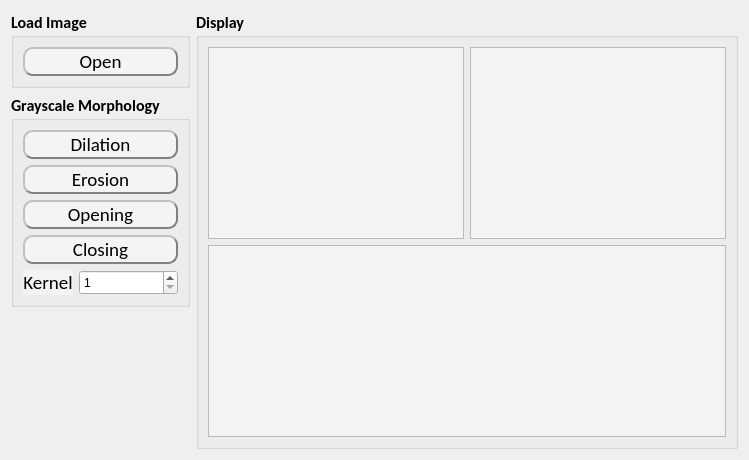
      <widget class="QWidget" name="Project_5">
       <attribute name="title">
        <string>Project 5</string>
       </attribute>
       <layout class="QHBoxLayout" name="horizontalLayout_24">
        <item>
         <layout class="QHBoxLayout" name="horizontalLayout_23" stretch="1,10">
          <item>
           <layout class="QVBoxLayout" name="verticalLayout_19" stretch="2,7,8">
            <item>
             <widget class="QGroupBox" name="LoadImageGroupBox_5">
              <property name="font">
               <font>
                <family>Calibri</family>
                <pointsize>12</pointsize>
                <weight>75</weight>
                <bold>true</bold>
               </font>
              </property>
              <property name="mouseTracking">
               <bool>false</bool>
              </property>
              <property name="styleSheet">
               <string notr="true">QFrame{
		backgroun-color: rgb(243, 243, 243);
}

QPushButton:hover{
		font-family: Calibri;
		font-size: 20px;
		font-style: bold;
		color: #1d649c;
}</string>
              </property>
              <property name="title">
               <string>Load Image</string>
              </property>
              <layout class="QVBoxLayout" name="verticalLayout_21">
               <item>
                <widget class="QPushButton" name="OpenButton_5">
                 <property name="sizePolicy">
                  <sizepolicy hsizetype="Minimum" vsizetype="Preferred">
                   <horstretch>0</horstretch>
                   <verstretch>0</verstretch>
                  </sizepolicy>
                 </property>
                 <property name="font">
                  <font>
                   <family>Calibri</family>
                   <pointsize>14</pointsize>
                   <weight>50</weight>
                   <bold>false</bold>
                  </font>
                 </property>
                 <property name="styleSheet">
                  <string notr="true">QPushButton{
		background-color: rgb(244, 244, 244);
    	border-radius: 10px;  
		border: 2px groove gray;
    	border-style: outset;
}

QPushButton:hover{
		border:2px solid #1d649c;
}</string>
                 </property>
                 <property name="text">
                  <string>Open</string>
                 </property>
                </widget>
               </item>
              </layout>
             </widget>
            </item>
            <item>
             <widget class="QGroupBox" name="GrayMorphGroupBox_5">
              <property name="sizePolicy">
               <sizepolicy hsizetype="Preferred" vsizetype="Preferred">
                <horstretch>0</horstretch>
                <verstretch>0</verstretch>
               </sizepolicy>
              </property>
              <property name="font">
               <font>
                <family>Calibri</family>
                <pointsize>12</pointsize>
                <weight>75</weight>
                <bold>true</bold>
               </font>
              </property>
              <property name="mouseTracking">
               <bool>false</bool>
              </property>
              <property name="styleSheet">
               <string notr="true">QFrame{
		background-color: rgb(243, 243, 243);
}

QPushButton:hover{
		font-family: &quot;Calibri&quot;;
		font-size: 24px;
		font-style: bold;
		color: #1d649c;
		border:1px solid #1d649c;
}</string>
              </property>
              <property name="title">
               <string>Grayscale Morphology</string>
              </property>
              <layout class="QVBoxLayout" name="verticalLayout_22" stretch="0,0,0,0,0">
               <item>
                <widget class="QPushButton" name="GrayDilationButton">
                 <property name="sizePolicy">
                  <sizepolicy hsizetype="Minimum" vsizetype="Preferred">
                   <horstretch>0</horstretch>
                   <verstretch>0</verstretch>
                  </sizepolicy>
                 </property>
                 <property name="font">
                  <font>
                   <family>Calibri</family>
                   <pointsize>14</pointsize>
                   <weight>50</weight>
                   <bold>false</bold>
                  </font>
                 </property>
                 <property name="styleSheet">
                  <string notr="true">QPushButton{
		background-color: rgb(244, 244, 244);
    	border-radius: 10px;  
		border: 2px groove gray;
    	border-style: outset;
}

QPushButton:hover{
		border:2px solid #1d649c;
}</string>
                 </property>
                 <property name="text">
                  <string>Dilation</string>
                 </property>
                </widget>
               </item>
               <item>
                <widget class="QPushButton" name="GrayErosionButton">
                 <property name="sizePolicy">
                  <sizepolicy hsizetype="Minimum" vsizetype="Preferred">
                   <horstretch>0</horstretch>
                   <verstretch>0</verstretch>
                  </sizepolicy>
                 </property>
                 <property name="font">
                  <font>
                   <family>Calibri</family>
                   <pointsize>14</pointsize>
                   <weight>50</weight>
                   <bold>false</bold>
                  </font>
                 </property>
                 <property name="styleSheet">
                  <string notr="true">QPushButton{
		background-color: rgb(244, 244, 244);
    	border-radius: 10px;  
		border: 2px groove gray;
    	border-style: outset;
}

QPushButton:hover{
		border:2px solid #1d649c;
}</string>
                 </property>
                 <property name="text">
                  <string>Erosion</string>
                 </property>
                </widget>
               </item>
               <item>
                <widget class="QPushButton" name="GrayOpeningButton">
                 <property name="sizePolicy">
                  <sizepolicy hsizetype="Minimum" vsizetype="Preferred">
                   <horstretch>0</horstretch>
                   <verstretch>0</verstretch>
                  </sizepolicy>
                 </property>
                 <property name="font">
                  <font>
                   <family>Calibri</family>
                   <pointsize>14</pointsize>
                   <weight>50</weight>
                   <bold>false</bold>
                  </font>
                 </property>
                 <property name="styleSheet">
                  <string notr="true">QPushButton{
		background-color: rgb(244, 244, 244);
    	border-radius: 10px;  
		border: 2px groove gray;
    	border-style: outset;
}

QPushButton:hover{
		border:2px solid #1d649c;
}</string>
                 </property>
                 <property name="text">
                  <string>Opening</string>
                 </property>
                </widget>
               </item>
               <item>
                <widget class="QPushButton" name="GrayClosingButton">
                 <property name="sizePolicy">
                  <sizepolicy hsizetype="Minimum" vsizetype="Preferred">
                   <horstretch>0</horstretch>
                   <verstretch>0</verstretch>
                  </sizepolicy>
                 </property>
                 <property name="font">
                  <font>
                   <family>Calibri</family>
                   <pointsize>14</pointsize>
                   <weight>50</weight>
                   <bold>false</bold>
                  </font>
                 </property>
                 <property name="styleSheet">
                  <string notr="true">QPushButton{
		background-color: rgb(244, 244, 244);
    	border-radius: 10px;  
		border: 2px groove gray;
    	border-style: outset;
}

QPushButton:hover{
		border:2px solid #1d649c;
}</string>
                 </property>
                 <property name="text">
                  <string>Closing</string>
                 </property>
                </widget>
               </item>
               <item>
                <layout class="QHBoxLayout" name="horizontalLayout_22" stretch="1,2">
                 <item>
                  <widget class="QLabel" name="KernelLabel_5">
                   <property name="font">
                    <font>
                     <family>Calibri</family>
                     <pointsize>14</pointsize>
                     <weight>50</weight>
                     <bold>false</bold>
                    </font>
                   </property>
                   <property name="text">
                    <string>Kernel</string>
                   </property>
                   <property name="alignment">
                    <set>Qt::AlignCenter</set>
                   </property>
                  </widget>
                 </item>
                 <item>
                  <widget class="QSpinBox" name="KernelSpin_5">
                   <property name="sizePolicy">
                    <sizepolicy hsizetype="Minimum" vsizetype="Preferred">
                     <horstretch>0</horstretch>
                     <verstretch>0</verstretch>
                    </sizepolicy>
                   </property>
                   <property name="minimumSize">
                    <size>
                     <width>0</width>
                     <height>21</height>
                    </size>
                   </property>
                   <property name="font">
                    <font>
                     <weight>50</weight>
                     <bold>false</bold>
                    </font>
                   </property>
                   <property name="minimum">
                    <number>1</number>
                   </property>
                   <property name="maximum">
                    <number>9</number>
                   </property>
                   <property name="singleStep">
                    <number>2</number>
                   </property>
                  </widget>
                 </item>
                </layout>
               </item>
              </layout>
             </widget>
            </item>
            <item>
             <spacer name="verticalSpacer_5">
              <property name="orientation">
               <enum>Qt::Vertical</enum>
              </property>
              <property name="sizeHint" stdset="0">
               <size>
                <width>20</width>
                <height>40</height>
               </size>
              </property>
             </spacer>
            </item>
           </layout>
          </item>
          <item>
           <widget class="QGroupBox" name="DisplayGroupBox_5">
            <property name="sizePolicy">
             <sizepolicy hsizetype="Preferred" vsizetype="Preferred">
              <horstretch>0</horstretch>
              <verstretch>0</verstretch>
             </sizepolicy>
            </property>
            <property name="font">
             <font>
              <family>Calibri</family>
              <pointsize>12</pointsize>
              <weight>75</weight>
              <bold>true</bold>
             </font>
            </property>
            <property name="mouseTracking">
             <bool>false</bool>
            </property>
            <property name="styleSheet">
             <string notr="true">QFrame{
		background-color: rgb(243, 243, 243);
}</string>
            </property>
            <property name="title">
             <string>Display</string>
            </property>
            <property name="flat">
             <bool>false</bool>
            </property>
            <layout class="QVBoxLayout" name="verticalLayout_20">
             <item>
              <layout class="QHBoxLayout" name="horizontalLayout_20">
               <property name="spacing">
                <number>6</number>
               </property>
               <property name="topMargin">
                <number>0</number>
               </property>
               <item>
                <widget class="ImageView" name="RawImageView_5">
                 <property name="sizePolicy">
                  <sizepolicy hsizetype="Preferred" vsizetype="Preferred">
                   <horstretch>0</horstretch>
                   <verstretch>0</verstretch>
                  </sizepolicy>
                 </property>
                </widget>
               </item>
               <item>
                <widget class="ImageView" name="GrayImageView_5">
                 <property name="sizePolicy">
                  <sizepolicy hsizetype="Preferred" vsizetype="Preferred">
                   <horstretch>0</horstretch>
                   <verstretch>0</verstretch>
                  </sizepolicy>
                 </property>
                </widget>
               </item>
              </layout>
             </item>
             <item>
              <layout class="QHBoxLayout" name="horizontalLayout_21">
               <item>
                <widget class="ImageView" name="MorphImageView_5">
                 <property name="sizePolicy">
                  <sizepolicy hsizetype="Preferred" vsizetype="Preferred">
                   <horstretch>0</horstretch>
                   <verstretch>0</verstretch>
                  </sizepolicy>
                 </property>
                </widget>
               </item>
              </layout>
             </item>
            </layout>
           </widget>
          </item>
         </layout>
        </item>
       </layout>
      </widget>
